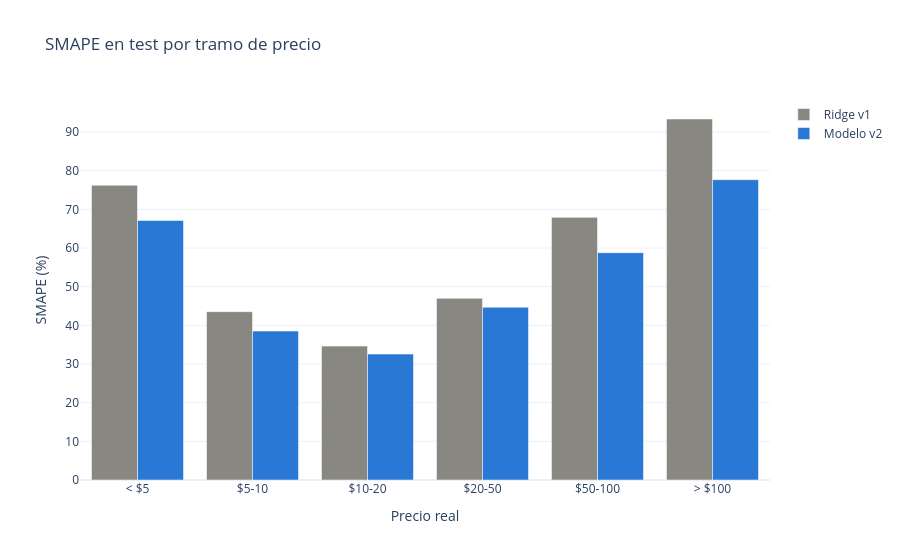

Notebook source saved alongside this figure:
### Code cell
tramo = pd.cut(precio_te, [0, 5, 10, 20, 50, 100, np.inf], labels=["< $5", "$5-10", "$10-20", "$20-50", "$50-100", "> $100"])
pt = pd.DataFrame({"tramo": tramo, "real": precio_te, "v1": np.expm1(pred_v1), "v2": np.expm1(partes_te["lgbm"].to_numpy())})
pt = pt.groupby("tramo", observed=True).apply(lambda g: pd.Series({"Ridge v1": stb.smape(g["real"], g["v1"]),
                                                                  "Modelo v2": stb.smape(g["real"], g["v2"])}),
                                              include_groups=False)
fig = go.Figure([go.Bar(x=pt.index.astype(str), y=pt["Ridge v1"], name="Ridge v1", marker_color=GRIS),
                 go.Bar(x=pt.index.astype(str), y=pt["Modelo v2"], name="Modelo v2", marker_color=AZUL)])
fig.update_layout(title="SMAPE en test por tramo de precio", xaxis_title="Precio real", yaxis_title="SMAPE (%)")
fig.show()

### Figure 1 — Plotly figure (JSON) as saved in the notebook; plotly's stock layout.template omitted (floating-point values rounded to 4 significant figures)
{"data": [{"marker": {"color": "#898781"}, "name": "Ridge v1", "type": "bar", "x": ["< $5", "$5-10", "$10-20", "$20-50", "$50-100", "> $100"], "y": [76.25, 43.53, 34.63, 46.99, 67.93, 93.37]}, {"marker": {"color": "#2a78d6"}, "name": "Modelo v2", "type": "bar", "x": ["< $5", "$5-10", "$10-20", "$20-50", "$50-100", "> $100"], "y": [67.13, 38.52, 32.56, 44.67, 58.8, 77.67]}], "layout": {"title": {"text": "SMAPE en test por tramo de precio"}, "xaxis": {"title": {"text": "Precio real"}}, "yaxis": {"title": {"text": "SMAPE (%)"}}}}
